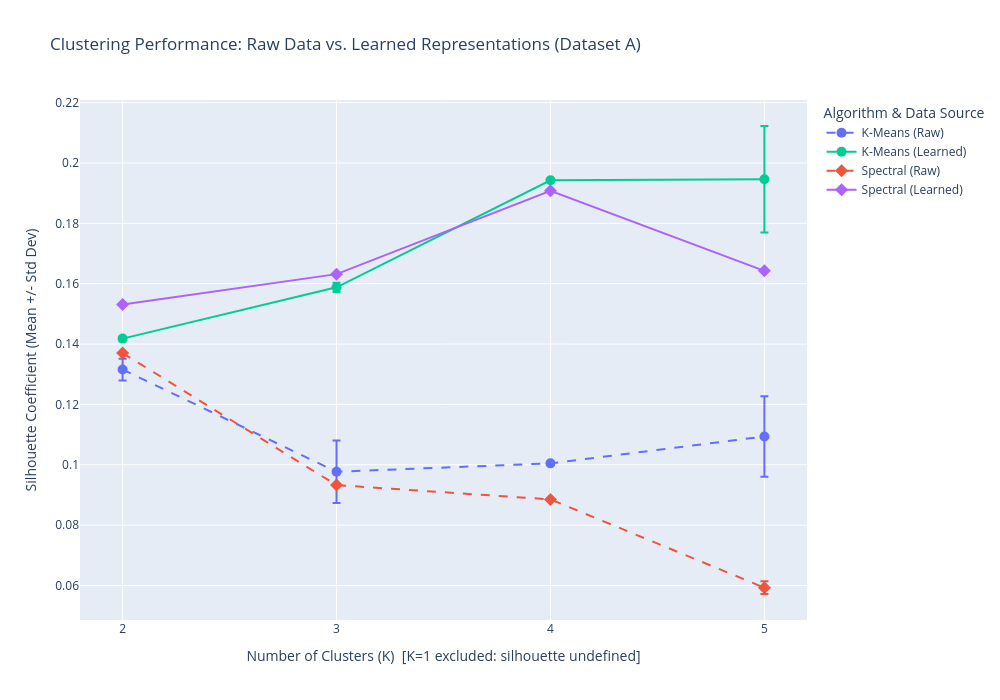

The notebook cell saved with this chart:
### Code cell
# k = 1 gives undefined for silhouette score, so we start from k=2
k_values = [2,3,4,5]

k_means_raw = {}
k_means_learned = {}
spectral_raw = {}
spectral_learned = {}

for k in k_values:
    print(f"  Evaluating K={k}...")
    
    # K-Means for both raw and learned representations
    k_means_raw[k] = evaluate_clustering(X_raw, "kmeans", k)
    k_means_learned[k] = evaluate_clustering(X_learned, "kmeans", k)
    
    # Spectral Clustering for both raw and learned representations
    spectral_raw[k] = evaluate_clustering(X_raw, "spectral", k)
    spectral_learned[k] = evaluate_clustering(X_learned, "spectral", k)
    
fig = go.Figure()
# K-Means Traces
fig.add_trace(go.Scatter(
    x=k_values, y=[k_means_raw[k][0] for k in k_values],
    error_y=dict(type='data', array=[k_means_raw[k][1] for k in k_values], visible=True),
    mode='lines+markers', name='K-Means (Raw)',
    marker=dict(symbol='circle', size=10, color='#636efa'),
    line=dict(dash='dash')
))

fig.add_trace(go.Scatter(
    x=k_values, y=[k_means_learned[k][0] for k in k_values],
    error_y=dict(type='data', array=[k_means_learned[k][1] for k in k_values], visible=True),
    mode='lines+markers', name='K-Means (Learned)',
    marker=dict(symbol='circle', size=10, color='#00cc96')
))

# Spectral Clustering Traces
fig.add_trace(go.Scatter(
    x=k_values, y=[spectral_raw[k][0] for k in k_values],
    error_y=dict(type='data', array=[spectral_raw[k][1] for k in k_values], visible=True),
    mode='lines+markers', name='Spectral (Raw)',
    marker=dict(symbol='diamond', size=10, color='#EF553B'),
    line=dict(dash='dash')
))

fig.add_trace(go.Scatter(
    x=k_values, y=[spectral_learned[k][0] for k in k_values],
    error_y=dict(type='data', array=[spectral_learned[k][1] for k in k_values], visible=True),
    mode='lines+markers', name='Spectral (Learned)',
    marker=dict(symbol='diamond', size=10, color='#ab63fa')
))

fig.update_layout(
    title='Clustering Performance: Raw Data vs. Learned Representations (Dataset A)',
    xaxis_title='Number of Clusters (K)',
    yaxis_title='Silhouette Coefficient (Mean +/- Std Dev)',
    xaxis=dict(
    tickvals=k_values,
    title='Number of Clusters (K)  [K=1 excluded: silhouette undefined]'),
    width=1000, 
    height=700,
    legend=dict(title='Algorithm & Data Source')
)


fig.show()

### Figure 1 — Plotly figure (JSON) as saved in the notebook; plotly's stock layout.template omitted (floating-point values rounded to 4 significant figures)
{"data": [{"error_y": {"array": [0.003587, 0.01034, 0.0005247, 0.01335], "type": "data", "visible": true}, "line": {"dash": "dash"}, "marker": {"color": "#636efa", "size": 10, "symbol": "circle"}, "mode": "lines+markers", "name": "K-Means (Raw)", "type": "scatter", "x": [2, 3, 4, 5], "y": [0.1316, 0.09769, 0.1005, 0.1094]}, {"error_y": {"array": [0.0005971, 0.00152, 2.007e-06, 0.01766], "type": "data", "visible": true}, "marker": {"color": "#00cc96", "size": 10, "symbol": "circle"}, "mode": "lines+markers", "name": "K-Means (Learned)", "type": "scatter", "x": [2, 3, 4, 5], "y": [0.1418, 0.1588, 0.1943, 0.1946]}, {"error_y": {"array": [0, 0, 0, 0.002098], "type": "data", "visible": true}, "line": {"dash": "dash"}, "marker": {"color": "#EF553B", "size": 10, "symbol": "diamond"}, "mode": "lines+markers", "name": "Spectral (Raw)", "type": "scatter", "x": [2, 3, 4, 5], "y": [0.137, 0.09326, 0.08853, 0.05928]}, {"error_y": {"array": [0, 0, 0, 0], "type": "data", "visible": true}, "marker": {"color": "#ab63fa", "size": 10, "symbol": "diamond"}, "mode": "lines+markers", "name": "Spectral (Learned)", "type": "scatter", "x": [2, 3, 4, 5], "y": [0.1531, 0.1632, 0.1908, 0.1643]}], "layout": {"height": 700, "legend": {"title": {"text": "Algorithm & Data Source"}}, "title": {"text": "Clustering Performance: Raw Data vs. Learned Representations (Dataset A)"}, "width": 1000, "xaxis": {"tickvals": [2, 3, 4, 5], "title": {"text": "Number of Clusters (K)  [K=1 excluded: silhouette undefined]"}}, "yaxis": {"title": {"text": "Silhouette Coefficient (Mean +/- Std Dev)"}}}}
